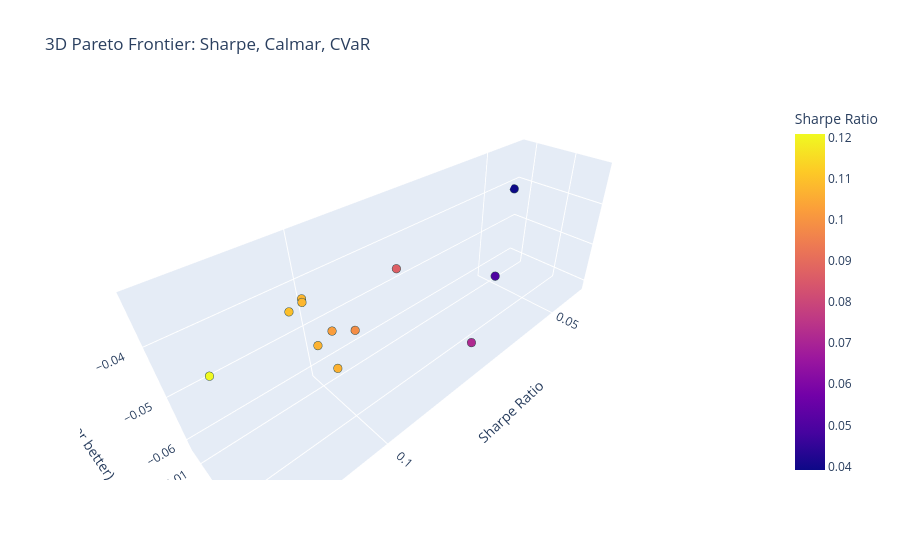

Write notebook code for a chart like this one.
### Code cell
fig = px.scatter_3d(
    all_avg_perf,
    x='sharpe',
    y='calmar',
    z='cvar',
    # text=filtered_perf.index,          # model names as labels
    hover_name=all_avg_perf.index,
    color='sharpe',                # color by Sharpe (or any metric)
    title='3D Pareto Frontier: Sharpe, Calmar, CVaR',
    labels={
        'sharpe': 'Sharpe Ratio',
        'calmar': 'Calmar Ratio',
        'cvar': 'CVaR (higher better)'
    }
)

# Update marker size and appearance
fig.update_traces(marker=dict(size=5, line=dict(width=1, color='DarkSlateGrey')))

# Optional: add a plane or highlight the Pareto frontier (more complex)
# For simplicity, just show the points.

fig.show()

### Figure 1 — Plotly figure (JSON) as saved in the notebook; plotly's stock layout.template omitted (floating-point values rounded to 4 significant figures)
{"data": [{"hovertemplate": "<b>%{hovertext}</b><br><br>Sharpe Ratio=%{marker.color}<br>Calmar Ratio=%{y}<br>CVaR (higher better)=%{z}<extra></extra>", "hovertext": ["PatchTST-custom_loss_6", "PatchTST-custom_loss_10", "PatchTST-custom_loss_11", "PatchTST-custom_loss_12", "BaseLSTM-custom_loss_6", "BaseLSTM-custom_loss_10", "BaseLSTM-custom_loss_11", "BaseLSTM-custom_loss_12", "AttentionLSTM-custom_loss_6", "AttentionLSTM-custom_loss_10", "AttentionLSTM-custom_loss_11", "AttentionLSTM-custom_loss_12"], "legendgroup": "", "marker": {"color": [0.09847, 0.1067, 0.1067, 0.0498, 0.1076, 0.03912, 0.08678, 0.1074, 0.1022, 0.1095, 0.121, 0.0717], "coloraxis": "coloraxis", "line": {"color": "DarkSlateGrey", "width": 1}, "size": 5, "symbol": "circle"}, "mode": "markers", "name": "", "scene": "scene", "showlegend": false, "type": "scatter3d", "x": [0.09847, 0.1067, 0.1067, 0.0498, 0.1076, 0.03912, 0.08678, 0.1074, 0.1022, 0.1095, 0.121, 0.0717], "y": [0.02035, 0.02763, 0.02341, 0.01149, 0.02301, 0.006987, 0.01711, 0.02261, 0.01984, 0.023, 0.02562, 0.02247], "z": [-0.04359, -0.04084, -0.0395, -0.0605, -0.03196, -0.04205, -0.03905, -0.03174, -0.04181, -0.0324, -0.03334, -0.06169]}], "layout": {"coloraxis": {"colorbar": {"title": {"text": "Sharpe Ratio"}}, "colorscale": [[0, "#0d0887"], [0.1111, "#46039f"], [0.2222, "#7201a8"], [0.3333, "#9c179e"], [0.4444, "#bd3786"], [0.5556, "#d8576b"], [0.6667, "#ed7953"], [0.7778, "#fb9f3a"], [0.8889, "#fdca26"], [1, "#f0f921"]]}, "legend": {"tracegroupgap": 0}, "scene": {"domain": {"x": [0, 1], "y": [0, 1]}, "xaxis": {"title": {"text": "Sharpe Ratio"}}, "yaxis": {"title": {"text": "Calmar Ratio"}}, "zaxis": {"title": {"text": "CVaR (higher better)"}}}, "title": {"text": "3D Pareto Frontier: Sharpe, Calmar, CVaR"}}}
